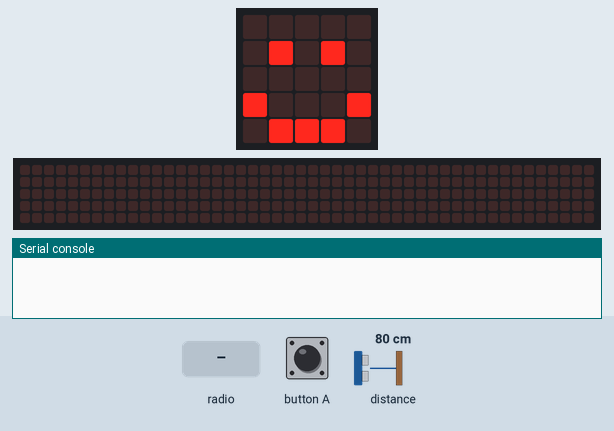
The program below on a simulated BBC micro:bit (MakeCode). Shown: the board's 5×5 LED display, a strip that is not on the board, showing the scrolling text unrolled, the last lines printed to the serial console. The test bench sets the inputs (shaded band); at power-on: distance to the obstacle 80 cm. The echo pulse lasts 58.3 µs per cm; no radio messages arrive unless stated (any console line starting 'radio sent:' is added by the test bench); the 48×5 strip is a reading aid, not a part: it shows the text the display is scrolling, unrolled, one strip-width of it at a time.

Above: at 1.8 s.
1.9 s: button A pressed for 0.15 s
At 2.13 s:
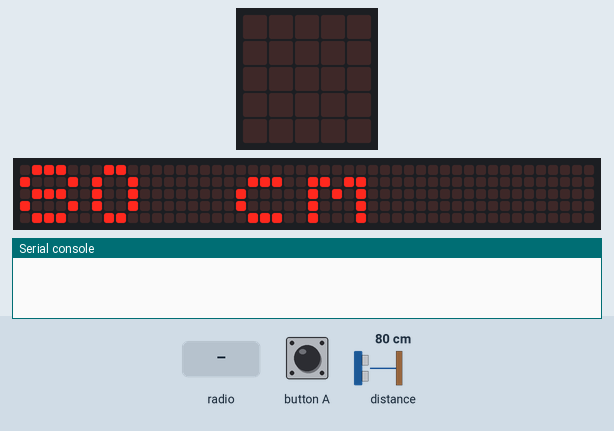
2.6 s: radio message "Too Close" arrives
At 12.2 s:
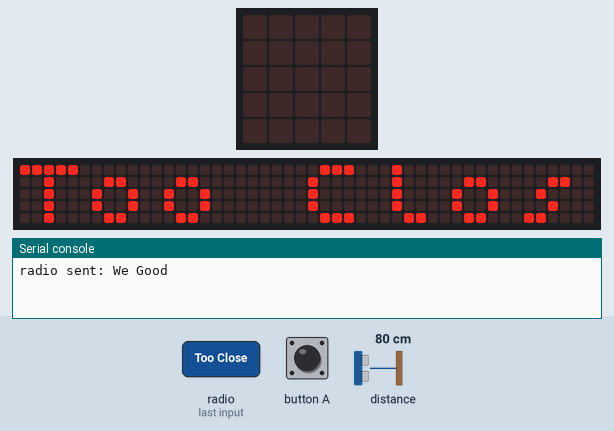
12.5 s: radio message "We Good" arrives
At 20.9 s:
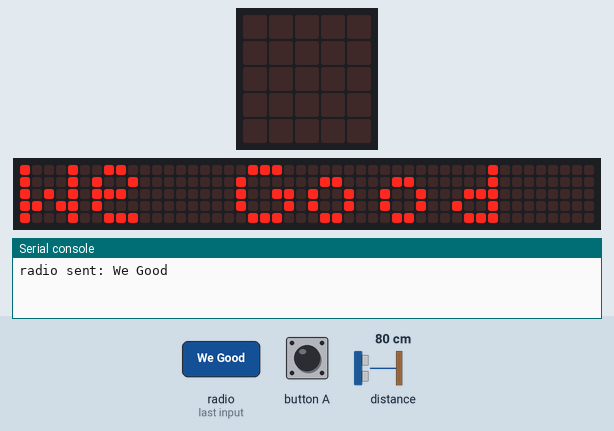

The program:

main.ts
```typescript
// (licence header left out)
// variable
let numberDistance: number = 0

// setup
basic.showIcon(IconNames.Happy)
radio.setGroup(5)

// start tracking distance with button a
input.onButtonPressed(Button.A , function() {
  while (true) {

    // find the distance with sonar
    basic.clearScreen()
    numberDistance = sonar.ping(
      DigitalPin.P1, // trigger
      DigitalPin.P2, // echo
      PingUnit.Centimeters
    )
    basic.showString((numberDistance) + " cm")
    basic.showIcon(IconNames.Square)

    if (numberDistance <= 5) {
      basic.showIcon(IconNames.Triangle)
      radio.sendString("Too Close")
    } else {
      basic.showIcon(IconNames.Triangle)
      radio.sendString("We Good")
    }
  pause(5000)
  }
})

radio.onReceivedString(function (receivedString) {
  basic.clearScreen()
  basic.showString(receivedString)
  basic.showIcon(IconNames.Happy)
})
```

Measured:
- after the input at 1.9 s, the display: changes after 0.16 s (image 1)
- after the input at 2.6 s, the display: first differs from a run without the input after 0.06 s (image 2 shows a later state)
- after the input at 12.5 s, the display: first differs from a run without the input after 5.8 s (image 3)
- what the display in image 2 shows lasts 0.6 s, from 11.8 s to 12.4 s
